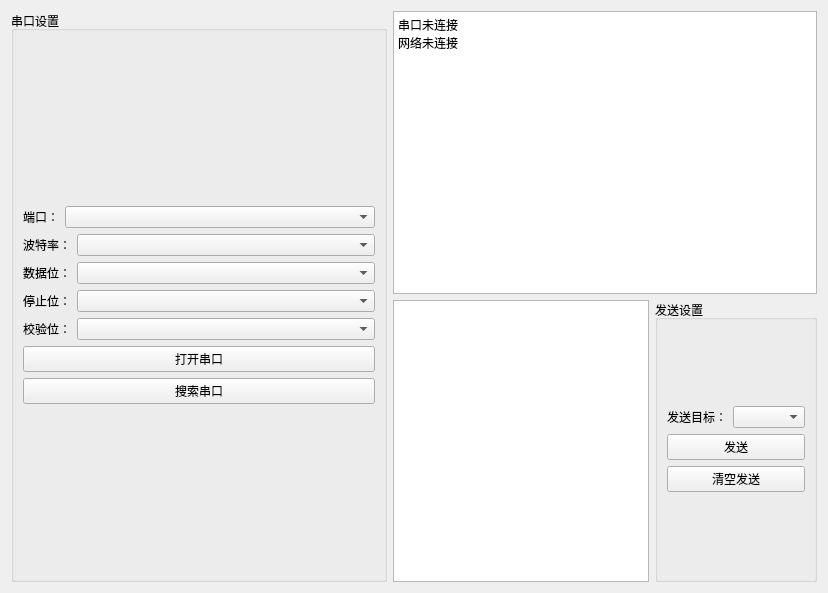
<?xml version="1.0" encoding="UTF-8"?>
<ui version="4.0">
 <class>Settings</class>
 <widget class="QWidget" name="Settings">
  <property name="geometry">
   <rect>
    <x>0</x>
    <y>0</y>
    <width>828</width>
    <height>593</height>
   </rect>
  </property>
  <property name="windowTitle">
   <string>Form</string>
  </property>
  <layout class="QGridLayout" name="gridLayout">
   <item row="0" column="0">
    <widget class="QGroupBox" name="groupBox">
     <property name="title">
      <string>串口设置</string>
     </property>
     <layout class="QGridLayout" name="gridLayout_2">
      <item row="0" column="0">
       <layout class="QVBoxLayout" name="verticalLayout_2">
        <item>
         <layout class="QHBoxLayout" name="horizontalLayout_2" stretch="0,1">
          <item>
           <widget class="QLabel" name="label">
            <property name="text">
             <string>端口：</string>
            </property>
           </widget>
          </item>
          <item>
           <widget class="QComboBox" name="port_comboBox"/>
          </item>
         </layout>
        </item>
        <item>
         <layout class="QHBoxLayout" name="horizontalLayout_3" stretch="0,1">
          <item>
           <widget class="QLabel" name="label_2">
            <property name="text">
             <string>波特率：</string>
            </property>
           </widget>
          </item>
          <item>
           <widget class="QComboBox" name="brud_comboBox"/>
          </item>
         </layout>
        </item>
        <item>
         <layout class="QHBoxLayout" name="horizontalLayout_4" stretch="0,1">
          <item>
           <widget class="QLabel" name="label_3">
            <property name="text">
             <string>数据位：</string>
            </property>
           </widget>
          </item>
          <item>
           <widget class="QComboBox" name="byte_comboBox"/>
          </item>
         </layout>
        </item>
        <item>
         <layout class="QHBoxLayout" name="horizontalLayout_5" stretch="0,1">
          <item>
           <widget class="QLabel" name="label_4">
            <property name="text">
             <string>停止位：</string>
            </property>
           </widget>
          </item>
          <item>
           <widget class="QComboBox" name="stop_byte_comboBox"/>
          </item>
         </layout>
        </item>
        <item>
         <layout class="QHBoxLayout" name="horizontalLayout_6" stretch="0,1">
          <item>
           <widget class="QLabel" name="label_5">
            <property name="text">
             <string>校验位：</string>
            </property>
           </widget>
          </item>
          <item>
           <widget class="QComboBox" name="check_byte_comboBox"/>
          </item>
         </layout>
        </item>
        <item>
         <widget class="QPushButton" name="open_uart_btn">
          <property name="text">
           <string>打开串口</string>
          </property>
         </widget>
        </item>
        <item>
         <widget class="QPushButton" name="search_uart_btn">
          <property name="text">
           <string>搜索串口</string>
          </property>
         </widget>
        </item>
       </layout>
      </item>
     </layout>
    </widget>
   </item>
   <item row="0" column="1">
    <layout class="QVBoxLayout" name="verticalLayout_3">
     <item>
      <widget class="QTextBrowser" name="textBrowser">
       <property name="html">
        <string>&lt;!DOCTYPE HTML PUBLIC &quot;-//W3C//DTD HTML 4.0//EN&quot; &quot;http://www.w3.org/TR/REC-html40/strict.dtd&quot;&gt;
&lt;html&gt;&lt;head&gt;&lt;meta name=&quot;qrichtext&quot; content=&quot;1&quot; /&gt;&lt;meta charset=&quot;utf-8&quot; /&gt;&lt;style type=&quot;text/css&quot;&gt;
p, li { white-space: pre-wrap; }
hr { height: 1px; border-width: 0; }
li.unchecked::marker { content: &quot;\2610&quot;; }
li.checked::marker { content: &quot;\2612&quot;; }
&lt;/style&gt;&lt;/head&gt;&lt;body style=&quot; font-family:'Microsoft YaHei UI'; font-size:9pt; font-weight:400; font-style:normal;&quot;&gt;
&lt;p style=&quot; margin-top:0px; margin-bottom:0px; margin-left:0px; margin-right:0px; -qt-block-indent:0; text-indent:0px;&quot;&gt;串口未连接&lt;/p&gt;
&lt;p style=&quot; margin-top:0px; margin-bottom:0px; margin-left:0px; margin-right:0px; -qt-block-indent:0; text-indent:0px;&quot;&gt;网络未连接&lt;/p&gt;&lt;/body&gt;&lt;/html&gt;</string>
       </property>
      </widget>
     </item>
     <item>
      <layout class="QGridLayout" name="gridLayout_3">
       <item row="0" column="0">
        <widget class="QTextEdit" name="textEdit"/>
       </item>
       <item row="0" column="1">
        <widget class="QGroupBox" name="groupBox_2">
         <property name="title">
          <string>发送设置</string>
         </property>
         <layout class="QGridLayout" name="gridLayout_4">
          <item row="0" column="0">
           <layout class="QVBoxLayout" name="verticalLayout_4">
            <item>
             <layout class="QHBoxLayout" name="horizontalLayout_7">
              <item>
               <widget class="QLabel" name="label_6">
                <property name="text">
                 <string>发送目标：</string>
                </property>
               </widget>
              </item>
              <item>
               <widget class="QComboBox" name="send_select_comboBox"/>
              </item>
             </layout>
            </item>
            <item>
             <widget class="QPushButton" name="send_btn">
              <property name="text">
               <string>发送</string>
              </property>
             </widget>
            </item>
            <item>
             <widget class="QPushButton" name="send_clear_btn">
              <property name="text">
               <string>清空发送</string>
              </property>
             </widget>
            </item>
           </layout>
          </item>
         </layout>
        </widget>
       </item>
      </layout>
     </item>
    </layout>
   </item>
  </layout>
 </widget>
 <resources/>
 <connections/>
</ui>
